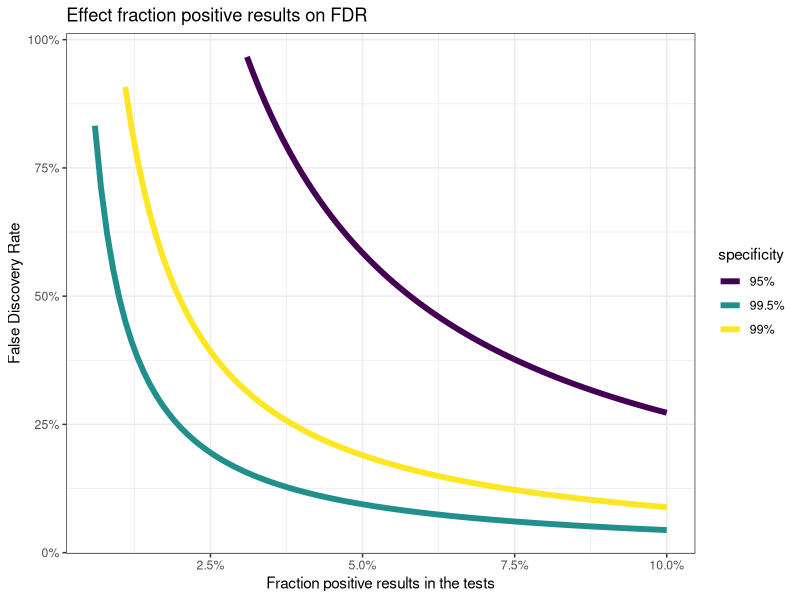
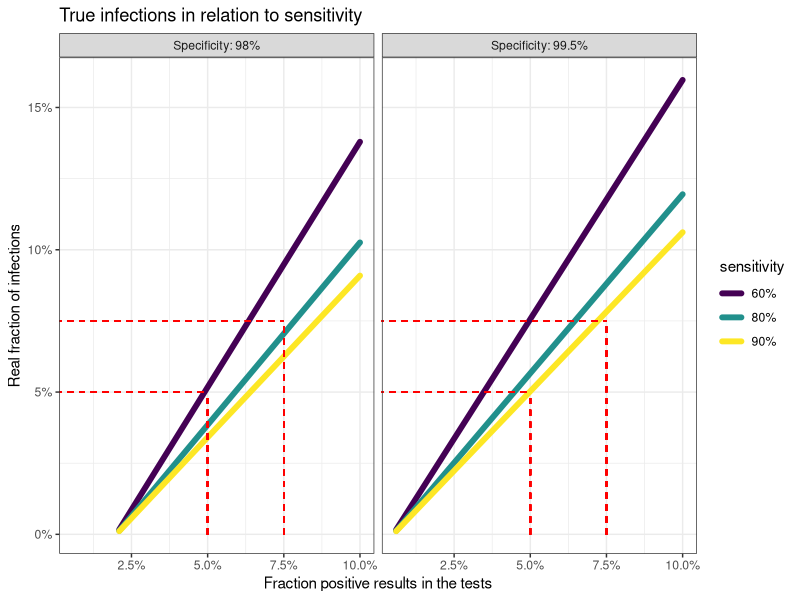

Generate these figures, in order, with R:
## ---- chunk 1
knitr::opts_chunk$set(echo = TRUE)
library(ggplot2)
library(dplyr)
library(patchwork)
## ---- chunk 2
calc_p <- function(n, sp, se){
        p <- (n + sp - 1)/ (se + sp - 1)
        # You can't have less positive cases than expected by
        # the proportion of false positives when there's no
        # infections!
        p[n < (1-sp)] <- NA
        p
}
calc_fdr <- function(n, sp, se){
        p <- calc_p(n, sp, se)
        np <- 1 - p
        np * (1 - sp) / (p*se + (np * (1 - sp)))
}
## ---- chunk 3
# Make the data:
theseq <- seq(0.005,0.1, by = 0.001)
pdata <- tibble(
        posrate = rep(theseq, 3),
        specificity = rep(c("99.5%","99%","95%"), 
                          each = length(theseq) ),
        fdr = c(calc_fdr(theseq, 0.995,0.8),
                calc_fdr(theseq, 0.99, 0.8),
                calc_fdr(theseq,0.97,0.8))
) %>% na.omit()
ggplot(pdata, aes(x = posrate, y = fdr, color = specificity)) +
        geom_line(lwd = 2) +
        scale_x_continuous(labels = scales::percent) +
        scale_y_continuous(labels = scales::percent) +
        labs(x = "Fraction positive results in the tests",
             y = "False Discovery Rate",
             title = "Effect fraction positive results on FDR") +
        theme_bw() +
        scale_color_viridis_d()
## ---- chunk 4
pdata <- tibble(
        posrate = rep(theseq, 3),
        sensitivity = rep(c("90%","80%","60%"), 
                          each = length(theseq) ),
        fdr = c(calc_p(theseq, 0.995,0.9),
                calc_p(theseq, 0.995, 0.8),
                calc_p(theseq,0.995,0.6)),
        specificity = "99.5%"
) %>% rbind(
    tibble(
        posrate = rep(theseq, 3),
        sensitivity = rep(c("90%","80%","60%"), 
                          each = length(theseq) ),
        fdr = c(calc_p(theseq, 0.98,0.9),
                calc_p(theseq, 0.98, 0.8),
                calc_p(theseq,0.98,0.6)),
        specificity = "98%"
        )
    ) %>% na.omit()

ggplot(pdata, aes(x = posrate, y = fdr, color = sensitivity)) +
        geom_path(lwd = 2, lineend = "round") +
        geom_segment(x = 0, xend = 0.05, y = 0.05, yend = 0.05,
                     col = "red", linetype = "dashed") +
        geom_segment(x = 0.05, xend = 0.05, y = 0, yend = 0.05,
                     col = "red", linetype = "dashed") +
        geom_segment(x = 0, xend = 0.075, y = 0.075, yend = 0.075,
                     col = "red", linetype = "dashed") +
        geom_segment(x = 0.075, xend = 0.075, y = 0, yend = 0.075,
                     col = "red", linetype = "dashed") +
        scale_x_continuous(labels = scales::percent) +
        scale_y_continuous(labels = scales::percent) +
        labs(x = "Fraction positive results in the tests",
             y = "Real fraction of infections",
             title = "True infections in relation to sensitivity") +
        theme_bw() +
        scale_color_viridis_d() +
        facet_wrap(vars(specificity),
                   labeller = as_labeller(
                           c("98%" = "Specificity: 98%",
                             "99.5%" = "Specificity: 99.5%")))

